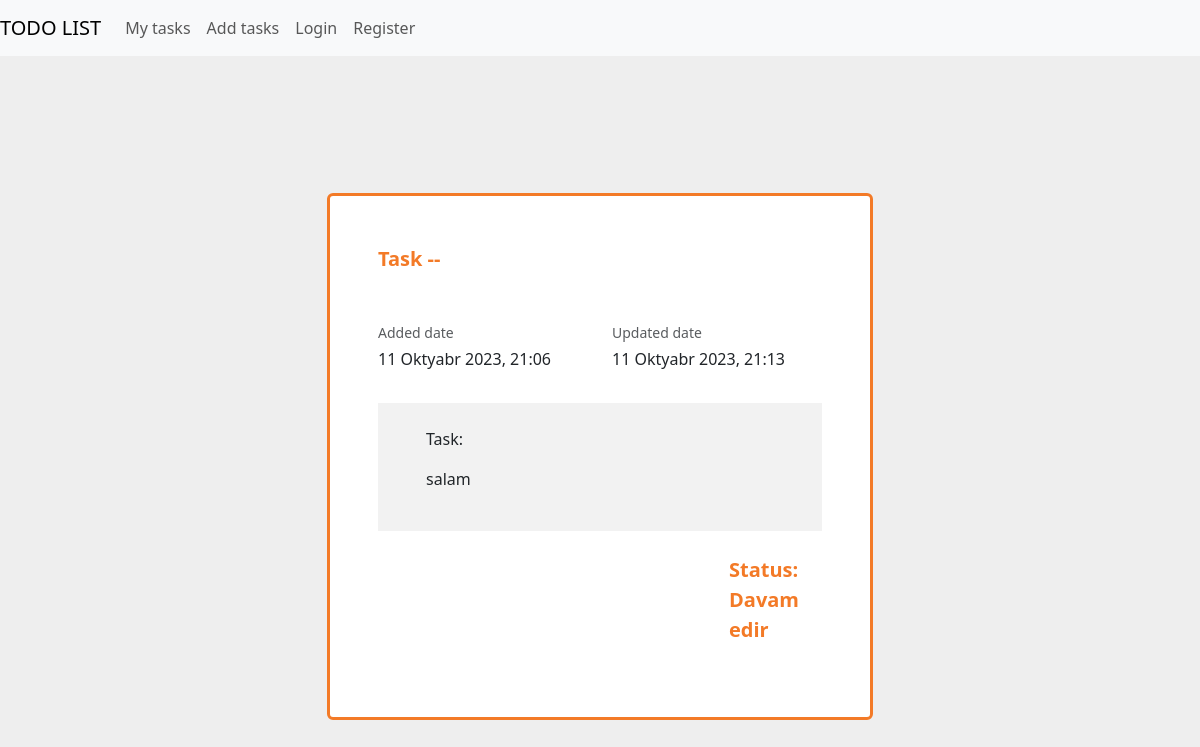
/detail/5/, run on an earlier commit of the app's database.
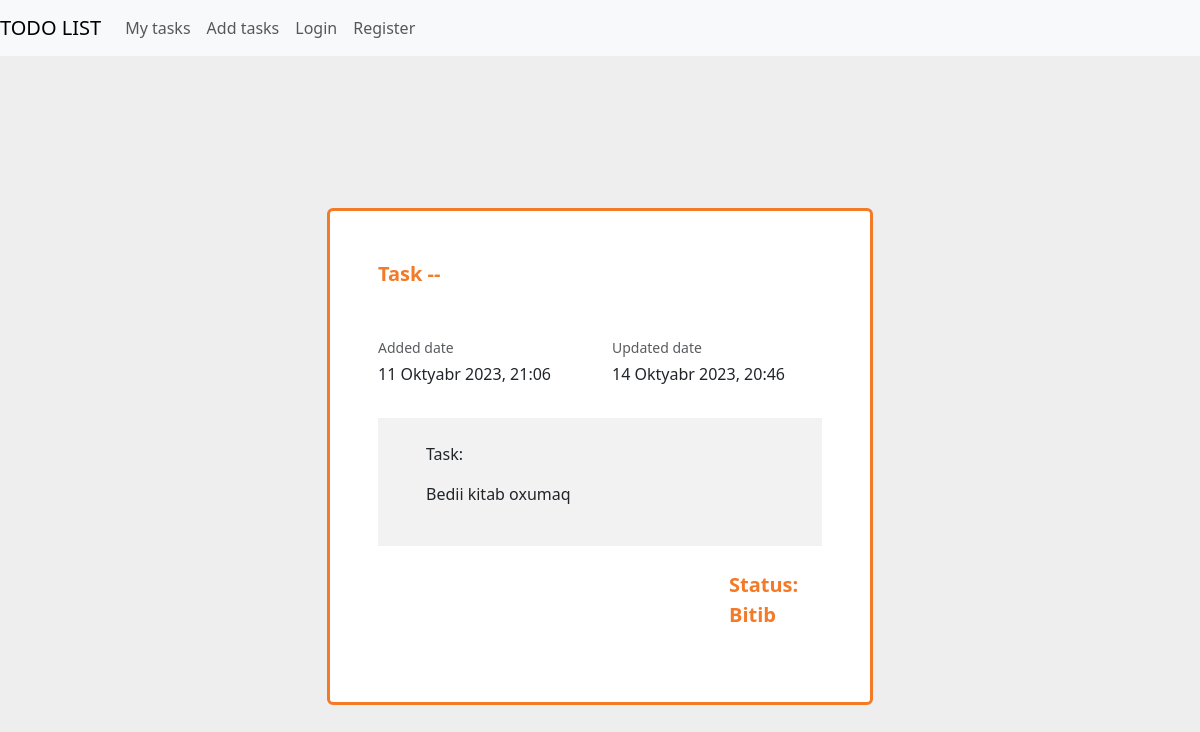
And on a later commit of the database.
### todo/models.py (models this page shows, shortened)
class Todo(models.Model):
    name = models.CharField(max_length=255, verbose_name="Ediləcək iş")
    status = models.CharField(max_length=255, choices=CHOICES, verbose_name="Taskin statusu", null=True, blank=True, default="Hələ başlanmayıb")
    add_date = models.DateTimeField(auto_now_add=True)
    update_date = models.DateTimeField(auto_now=True)
    delete_date = models.DateTimeField(null=True, blank=True)
    active = models.BooleanField(default=True)
    class Meta:
        ordering = ("add_date",)
        verbose_name = "Ediləcək iş"
        verbose_name_plural = "Ediləcək işlər"

### todo/views.py (the view)
# urls.py: path("detail/<int:id>/", detail_view, name="detail"),
def detail_view(request, id):
    my_obj = Todo.objects.get(id=id)
    context = {
        "myobj": my_obj
    }
    return render(request, "detail.html", context)

### templates/detail.html (shortened to what this page needs)
<!DOCTYPE html>
<html lang="en">
<head>
    <link
      href="https://cdn.jsdelivr.net/npm/bootstrap@5.3.2/dist/css/bootstrap.min.css"
      rel="stylesheet"
    />
</head>
<body>
      <nav class="navbar navbar-expand-lg navbar-light bg-light">
  <a class="navbar-brand" href="#">TODO LIST</a>
  <div class="collapse navbar-collapse" id="navbarNavDropdown">
    <ul class="navbar-nav">
      <li class="nav-item">
        <a class="nav-link" href="#">My tasks</a>
      </li>
      <li class="nav-item">
        <a class="nav-link" href="#">Add tasks</a>
      </li>
      <li class="nav-item">
        <a class="nav-link" href="#">Login</a>
      </li>
      <li class="nav-item">
        <a class="nav-link" href="#">Register</a>
      </li>
    </ul>
  </div>
</nav>
    <section class="h-100 h-custom" style="background-color: #eee;">
  <div class="container py-5 h-100">
    <div class="row d-flex justify-content-center align-items-center h-100">
      <div class="col-lg-8 col-xl-6">
        <div class="card border-top border-bottom border-3" style="border-color: #f37a27 !important;">
          <div class="card-body p-5">
            <p class="lead fw-bold mb-5" style="color: #f37a27;">Task -- </p>
            <div class="row">
              <div class="col mb-3">
                <p class="small text-muted mb-1">Added date</p>
                <p>{{myobj.add_date}}</p>
              </div>
              <div class="col mb-3">
                <p class="small text-muted mb-1">Updated date</p>
                <p>{{myobj.update_date}}</p>
              </div>
            </div>
            <div class="mx-n5 px-5 py-4" style="background-color: #f2f2f2;">
              <div class="row">
                <div class="col-md-12 col-lg-12">
                  <p>Task:
                    <br>
                    <p>{{myobj.name}}</p>
                  </p>
                </div>
              </div>
            </div>
            <div class="row my-4">
              <div class="col-md-4 offset-md-8 col-lg-3 offset-lg-9">
                <p class="lead fw-bold mb-0" style="color: #f37a27;">Status: {{myobj.status}}</p>
              </div>
            </div>
          </div>
        </div>
      </div>
    </div>
  </div>
</section>
</body>
</html>

What changed in the data, as far as the page shows it:
changed Todo: update_date "11 Oktyabr 2023, 21:13" → "14 Oktyabr 2023, 20:46"; name "salam" → "Bedii kitab oxumaq"; status "Davam edir" → "Bitib"
